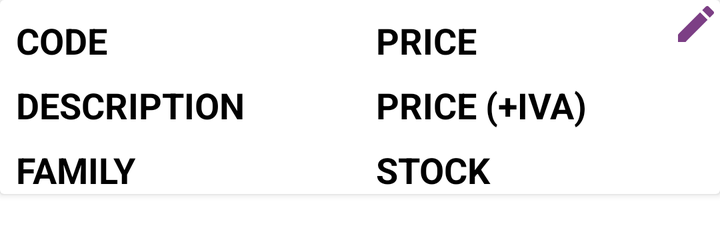
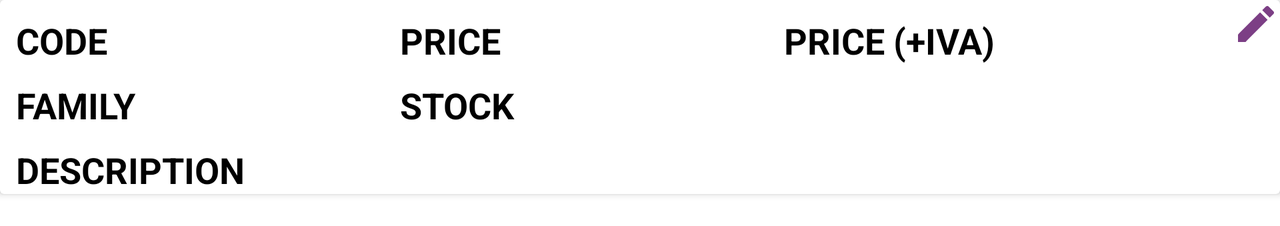

One screen, two layout resources from the same app: the default and the repository's alternative for another configuration. Each is rendered where Android would select it; the XML of both is given below.
<!-- AndroidManifest.xml: application theme Theme.CRUDArticles -->
<!-- res/layout/recycle_row_element.xml -->
<?xml version="1.0" encoding="utf-8"?>
<androidx.constraintlayout.widget.ConstraintLayout xmlns:android="http://schemas.android.com/apk/res/android"
    xmlns:app="http://schemas.android.com/apk/res-auto"
    xmlns:tools="http://schemas.android.com/tools"
    android:layout_width="match_parent"
    android:layout_height="wrap_content">

    <androidx.cardview.widget.CardView
        android:id="@+id/cardView"
        android:layout_width="0dp"
        android:layout_height="wrap_content"
        android:layout_marginBottom="16dp"
        app:layout_constraintBottom_toBottomOf="parent"
        app:layout_constraintEnd_toEndOf="parent"
        app:layout_constraintStart_toStartOf="parent"
        app:layout_constraintTop_toTopOf="parent">

        <androidx.constraintlayout.widget.ConstraintLayout
            android:layout_width="match_parent"
            android:layout_height="wrap_content">

            <TextView
                android:id="@+id/tvPriceTitle"
                style="@style/title.small"
                android:layout_width="wrap_content"
                android:layout_height="wrap_content"
                android:text="@string/priceTitle"
                app:layout_constraintStart_toStartOf="@+id/guideline6"
                app:layout_constraintTop_toTopOf="parent" />

            <TextView
                android:id="@+id/tvPriceIvaTitle"
                style="@style/title.small"
                android:layout_width="wrap_content"
                android:layout_height="wrap_content"
                android:text="@string/priceIvaTitle"
                app:layout_constraintStart_toStartOf="@+id/guideline6"
                app:layout_constraintTop_toBottomOf="@+id/tvPriceTitle" />

            <TextView
                android:id="@+id/tvStockIvaTitle"
                style="@style/title.small"
                android:layout_width="wrap_content"
                android:layout_height="wrap_content"
                android:text="@string/stockTitle"
                app:layout_constraintStart_toStartOf="@+id/guideline6"
                app:layout_constraintTop_toBottomOf="@+id/tvPriceIvaTitle" />

            <TextView
                android:id="@+id/tvCodeTitle"
                style="@style/title.small"
                android:layout_width="wrap_content"
                android:layout_height="wrap_content"
                android:text="@string/codeTitle"
                app:layout_constraintStart_toStartOf="parent"
                app:layout_constraintTop_toTopOf="parent" />

            <TextView
                android:id="@+id/tvDescTitle"
                style="@style/title.small"
                android:layout_width="wrap_content"
                android:layout_height="wrap_content"
                android:text="@string/descriptionTitle"
                app:layout_constraintStart_toStartOf="parent"
                app:layout_constraintTop_toBottomOf="@+id/tvCode" />

            <TextView
                android:id="@+id/tvCode"
                style="@style/dataInfo"
                android:layout_height="wrap_content"
                app:layout_constraintEnd_toStartOf="@+id/guideline6"
                app:layout_constraintStart_toEndOf="@+id/tvCodeTitle"
                app:layout_constraintTop_toTopOf="parent" />

            <TextView
                android:id="@+id/tvDesc"
                style="@style/dataInfo"
                android:layout_height="wrap_content"
                app:layout_constraintEnd_toStartOf="@+id/guideline6"
                app:layout_constraintStart_toEndOf="@+id/tvDescTitle"
                app:layout_constraintTop_toBottomOf="@+id/tvCode" />

            <TextView
                android:id="@+id/tvFamilyTitle"
                style="@style/title.small"
                android:layout_width="wrap_content"
                android:layout_height="wrap_content"
                android:text="@string/familyTitle"
                app:layout_constraintStart_toStartOf="parent"
                app:layout_constraintTop_toBottomOf="@+id/tvDesc" />

            <TextView
                android:id="@+id/tvFamily"
                style="@style/dataInfo"
                android:layout_height="wrap_content"
                app:layout_constraintEnd_toStartOf="@+id/guideline6"
                app:layout_constraintStart_toEndOf="@+id/tvFamilyTitle"
                app:layout_constraintTop_toBottomOf="@+id/tvDesc" />

            <androidx.constraintlayout.widget.Guideline
                android:id="@+id/guideline6"
                android:layout_width="wrap_content"
                android:layout_height="wrap_content"
                android:orientation="vertical"
                app:layout_constraintGuide_percent=".5" />

            <TextView
                android:id="@+id/tvPrice"
                style="@style/dataInfo"
                android:layout_height="wrap_content"
                app:layout_constraintEnd_toStartOf="@+id/imageView"
                app:layout_constraintStart_toEndOf="@+id/tvPriceTitle"
                app:layout_constraintTop_toTopOf="parent" />

            <TextView
                android:id="@+id/tvPriceIva"
                style="@style/dataInfo"
                android:layout_height="wrap_content"
                app:layout_constraintEnd_toEndOf="parent"
                app:layout_constraintHorizontal_bias="0.503"
                app:layout_constraintStart_toEndOf="@+id/tvPriceIvaTitle"
                app:layout_constraintTop_toBottomOf="@+id/tvPrice" />

            <TextView
                android:id="@+id/tvStock"
                style="@style/dataInfo"
                android:layout_height="wrap_content"
                app:layout_constraintEnd_toEndOf="parent"
                app:layout_constraintStart_toEndOf="@+id/tvStockIvaTitle"
                app:layout_constraintTop_toBottomOf="@+id/tvPriceIva" />

            <ImageView
                android:id="@+id/imageView"
                android:layout_width="wrap_content"
                android:layout_height="wrap_content"
                app:layout_constraintEnd_toEndOf="parent"
                app:layout_constraintTop_toTopOf="parent"
                app:srcCompat="@drawable/ic_baseline_mode_edit_24" />
        </androidx.constraintlayout.widget.ConstraintLayout>
    </androidx.cardview.widget.CardView>
</androidx.constraintlayout.widget.ConstraintLayout>
<!-- resources referenced by this layout -->
<resources>
  <!-- drawable ic_baseline_mode_edit_24 (drawable) -->
  <vector android:height="24dp" android:tint="#7C3F85"
      android:viewportHeight="24" android:viewportWidth="24"
      android:width="24dp" xmlns:android="http://schemas.android.com/apk/res/android">
      <path android:fillColor="@android:color/white" android:pathData="M3,17.25V21h3.75L17.81,9.94l-3.75,-3.75L3,17.25zM20.71,7.04c0.39,-0.39 0.39,-1.02 0,-1.41l-2.34,-2.34c-0.39,-0.39 -1.02,-0.39 -1.41,0l-1.83,1.83 3.75,3.75 1.83,-1.83z"/>
  </vector>
  <string name="codeTitle">CODE</string>
  <string name="descriptionTitle">DESCRIPTION</string>
  <string name="familyTitle">FAMILY</string>
  <string name="priceIvaTitle">PRICE (+IVA)</string>
  <string name="priceTitle">PRICE</string>
  <string name="stockTitle">STOCK</string>
  <style name="dataInfo" parent="Widget.MaterialComponents.TextView">
  
          <item name="android:textColor">@color/black</item>
          <item name="android:layout_marginTop">8dp</item>
          <item name="android:layout_marginStart">8dp</item>
          <item name="android:layout_marginEnd">8dp</item>
          <item name="android:textSize">18sp</item>
          <item name="android:layout_width">0dp</item>
          <item name="android:ellipsize">end</item>
          <item name="android:maxLines">1</item>
      </style>
  <style name="title.small" parent="Widget.MaterialComponents.TextView">
  
          <item name="android:layout_marginTop">8dp</item>
          <item name="android:layout_marginStart">8dp</item>
          <item name="android:textColor">@color/black</item>
          <item name="android:textSize">18sp</item>
          <item name="android:textStyle">bold</item>
  
      </style>
  <style name="Theme.CRUDArticles" parent="Theme.MaterialComponents.DayNight.DarkActionBar">
          
          <item name="colorPrimary">@color/purple_500</item>
          <item name="colorPrimaryVariant">@color/purple_700</item>
          <item name="colorOnPrimary">@color/white</item>
          
          <item name="colorSecondary">@color/teal_200</item>
          <item name="colorSecondaryVariant">@color/teal_700</item>
          <item name="colorOnSecondary">@color/black</item>
          
          <item name="android:statusBarColor">?attr/colorPrimaryVariant</item>
          
      </style>
  <color name="black">#FF000000</color>
  <color name="purple_500">#FF6200EE</color>
  <color name="purple_700">#FF3700B3</color>
  <color name="white">#FFFFFFFF</color>
  <color name="teal_200">#FF03DAC5</color>
  <color name="teal_700">#FF018786</color>
</resources>
<!-- res/layout-land/recycle_row_element.xml (the repository's variant of the layout above) -->
<!-- drawn on the phone turned sideways -->
<?xml version="1.0" encoding="utf-8"?>
<androidx.constraintlayout.widget.ConstraintLayout xmlns:android="http://schemas.android.com/apk/res/android"
    xmlns:app="http://schemas.android.com/apk/res-auto"
    xmlns:tools="http://schemas.android.com/tools"
    android:layout_width="match_parent"
    android:layout_height="wrap_content">

    <androidx.cardview.widget.CardView
        android:id="@+id/cardView"
        android:layout_width="0dp"
        android:layout_height="wrap_content"
        android:layout_marginBottom="16dp"
        app:layout_constraintBottom_toBottomOf="parent"
        app:layout_constraintEnd_toEndOf="parent"
        app:layout_constraintStart_toStartOf="parent"
        app:layout_constraintTop_toTopOf="parent">

        <androidx.constraintlayout.widget.ConstraintLayout
            android:layout_width="match_parent"
            android:layout_height="wrap_content">

            <TextView
                android:id="@+id/tvPriceTitle"
                style="@style/title.small"
                android:layout_width="wrap_content"
                android:layout_height="wrap_content"
                android:text="@string/priceTitle"
                app:layout_constraintStart_toStartOf="@+id/guideline6"
                app:layout_constraintTop_toTopOf="parent" />

            <TextView
                android:id="@+id/tvPriceIvaTitle"
                style="@style/title.small"
                android:layout_width="wrap_content"
                android:layout_height="wrap_content"
                android:text="@string/priceIvaTitle"
                app:layout_constraintStart_toStartOf="@+id/guideline7"
                app:layout_constraintTop_toTopOf="parent" />

            <TextView
                android:id="@+id/tvStockIvaTitle"
                style="@style/title.small"
                android:layout_width="wrap_content"
                android:layout_height="wrap_content"
                android:text="@string/stockTitle"
                app:layout_constraintStart_toStartOf="@+id/guideline6"
                app:layout_constraintTop_toBottomOf="@+id/tvPriceIvaTitle" />

            <TextView
                android:id="@+id/tvCodeTitle"
                style="@style/title.small"
                android:layout_width="wrap_content"
                android:layout_height="wrap_content"
                android:text="@string/codeTitle"
                app:layout_constraintStart_toStartOf="parent"
                app:layout_constraintTop_toTopOf="parent" />

            <TextView
                android:id="@+id/tvDescTitle"
                style="@style/title.small"
                android:layout_width="wrap_content"
                android:layout_height="wrap_content"
                android:text="@string/descriptionTitle"
                app:layout_constraintStart_toStartOf="parent"
                app:layout_constraintTop_toBottomOf="@+id/tvFamilyTitle" />

            <TextView
                android:id="@+id/tvCode"
                style="@style/dataInfo"
                android:layout_height="wrap_content"
                app:layout_constraintEnd_toStartOf="@+id/guideline6"
                app:layout_constraintStart_toEndOf="@+id/tvCodeTitle"
                app:layout_constraintTop_toTopOf="parent" />

            <TextView
                android:id="@+id/tvDesc"
                style="@style/dataInfo"
                android:layout_height="wrap_content"
                app:layout_constraintBottom_toBottomOf="parent"
                app:layout_constraintEnd_toEndOf="parent"
                app:layout_constraintStart_toEndOf="@+id/tvDescTitle" />

            <TextView
                android:id="@+id/tvFamilyTitle"
                style="@style/title.small"
                android:layout_width="wrap_content"
                android:layout_height="wrap_content"
                android:text="@string/familyTitle"
                app:layout_constraintStart_toStartOf="parent"
                app:layout_constraintTop_toBottomOf="@+id/tvCodeTitle" />

            <TextView
                android:id="@+id/tvFamily"
                style="@style/dataInfo"
                android:layout_height="wrap_content"
                app:layout_constraintEnd_toStartOf="@+id/guideline6"
                app:layout_constraintStart_toEndOf="@+id/tvFamilyTitle"
                app:layout_constraintTop_toBottomOf="@+id/tvCode" />

            <androidx.constraintlayout.widget.Guideline
                android:id="@+id/guideline6"
                android:layout_width="wrap_content"
                android:layout_height="wrap_content"
                android:orientation="vertical"
                app:layout_constraintGuide_percent=".3" />

            <TextView
                android:id="@+id/tvPrice"
                style="@style/dataInfo"
                android:layout_height="wrap_content"
                app:layout_constraintEnd_toStartOf="@+id/guideline7"
                app:layout_constraintStart_toEndOf="@+id/tvPriceTitle"
                app:layout_constraintTop_toTopOf="parent" />

            <TextView
                android:id="@+id/tvPriceIva"
                style="@style/dataInfo"
                android:layout_height="wrap_content"
                app:layout_constraintEnd_toStartOf="@+id/imageView"
                app:layout_constraintHorizontal_bias="0.503"
                app:layout_constraintStart_toEndOf="@+id/tvPriceIvaTitle"
                app:layout_constraintTop_toTopOf="parent" />

            <TextView
                android:id="@+id/tvStock"
                style="@style/dataInfo"
                android:layout_height="wrap_content"
                app:layout_constraintEnd_toStartOf="@+id/guideline7"
                app:layout_constraintStart_toEndOf="@+id/tvStockIvaTitle"
                app:layout_constraintTop_toBottomOf="@+id/tvPriceIva" />

            <ImageView
                android:id="@+id/imageView"
                android:layout_width="wrap_content"
                android:layout_height="wrap_content"
                app:layout_constraintEnd_toEndOf="parent"
                app:layout_constraintTop_toTopOf="parent"
                app:srcCompat="@drawable/ic_baseline_mode_edit_24" />

            <androidx.constraintlayout.widget.Guideline
                android:id="@+id/guideline7"
                android:layout_width="wrap_content"
                android:layout_height="wrap_content"
                android:orientation="vertical"
                app:layout_constraintGuide_percent=".6" />
        </androidx.constraintlayout.widget.ConstraintLayout>
    </androidx.cardview.widget.CardView>
</androidx.constraintlayout.widget.ConstraintLayout>
